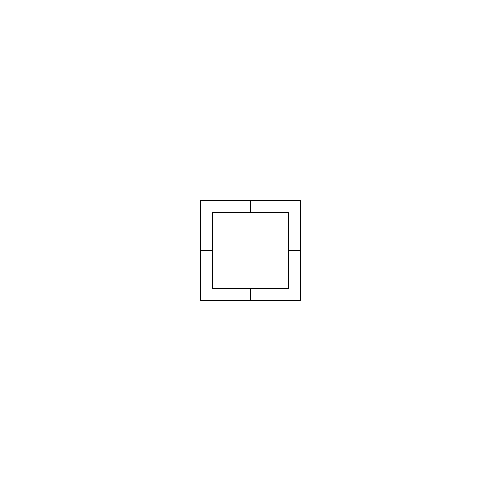
Frame 1 (no input)
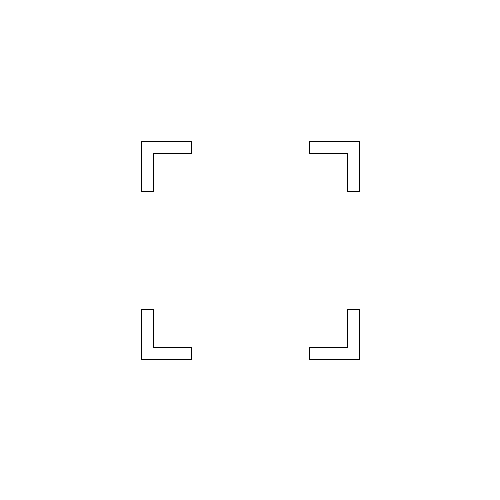
Frame 60 (the mouse pressed at the canvas centre just before this capture)
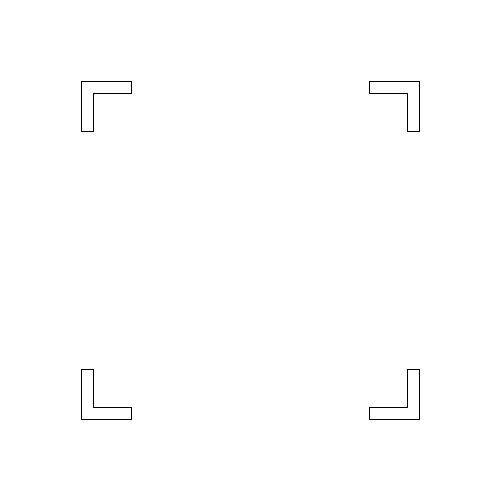
Frame 120 (the mouse held since frame 60 and released just before this capture)

The Processing sketch that drew these frames (run headless with seeded random() and noise(); from frame 60 on, the mouse is pressed at the canvas centre):

// Processing sketch: processing_56551
// ── processing_56551.pde

int w;
int h;
int x1;
int y1;
int x2;
int y2;
int a;

void setup(){
  size(500,500);
  frameRate(10);
  
  w=50;
  h=w;
  x1=200;
  y1=200;
  x2=x1+w*2;
  y2=y1+w*2;
  a=w/4;
}

void draw
(){
background (255);

  line(x1, y1, x1+w, y1);
  line(x1, y1+h, x1+a, y1+h);
  line(x1, y1, x1, y1+h);
  line(x1+w, y1, x1+w, y1+a);
  line(x1+a, y1+a, x1+w, y1+a);
  line(x1+a, y1+a, x1+a, y1+h);

  line(x2, y1, x2-w, y1);
  line(x2, y1+h, x2-a, y1+h);
  line(x2-w, y1, x2-w, y1+a);
  line(x2, y1, x2, y1+h);
  line(x2-a, y1+a, x2-w, y1+a);
  line(x2-a, y1+a, x2-a, y1+h);

  line(x1, y2-h, x1+a, y2-h);
  line(x1, y2, x1+w, y2);
  line(x1, y2, x1, y2-h);
  line(x1+w, y2, x1+w, y2-a);
  line(x1+a, y2-a, x1+w, y2-a);
  line(x1+a, y2-a, x1+a, y2-h);
 
  line(x2, y2-h, x2-a, y2-h);
  line(x2, y2, x2-w, y2);
  line(x2-w, y2, x2-w, y2-a);
  line(x2, y2, x2, y2-h);
  line(x2-a, y2-a, x2-w, y2-a);
  line(x2-a, y2-a, x2-a, y2-h);

x1=x1-1;
y1=y1-1;
x2=x2+1;
y2=y2+1;

}
